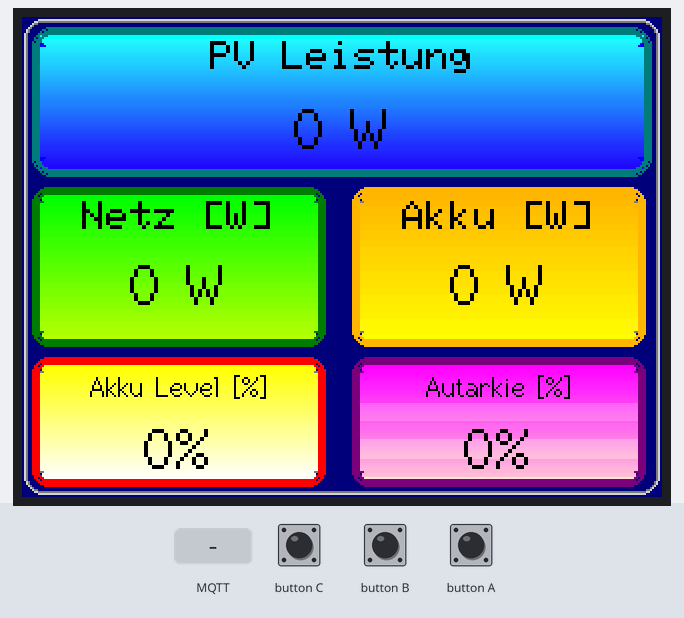
Bench run of a program on a simulated ESP32. Shown: 320×240 colour display. Inputs (shaded band) come from the test bench. WiFi joins after 1.5 s; servers stay silent unless stated; random numbers use the default seed unless the program sets one; no MQTT or app messages arrive unless stated; what the program prints to the serial monitor is not drawn.

Above: at 3.1 s.
3.2 s: MQTT message "1" arrives on the first subscribed topic
At 4.3 s:
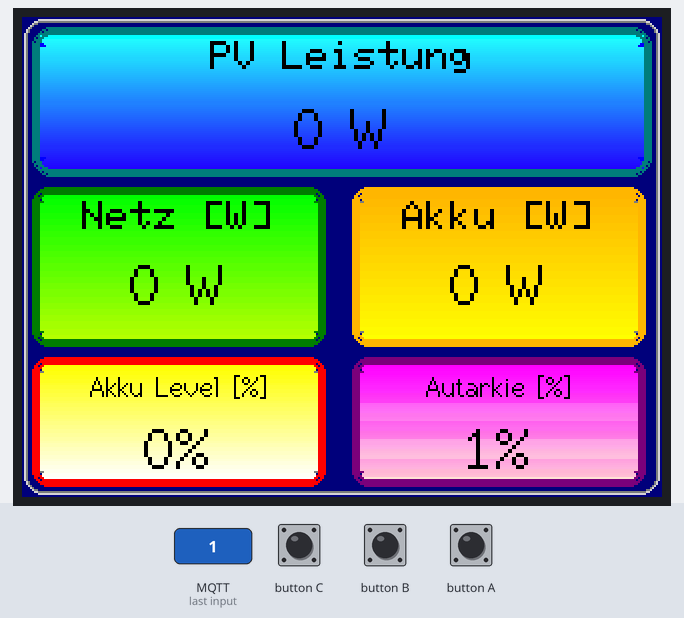
5.0 s: MQTT message "1" arrives on the second subscribed topic
At 5.6 s:
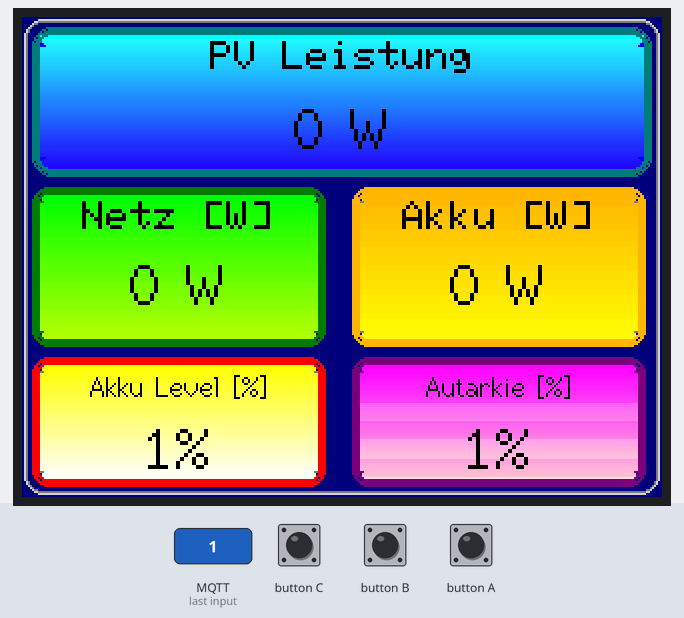
6.5 s: button C pressed for 0.15 s
At 8.0 s:
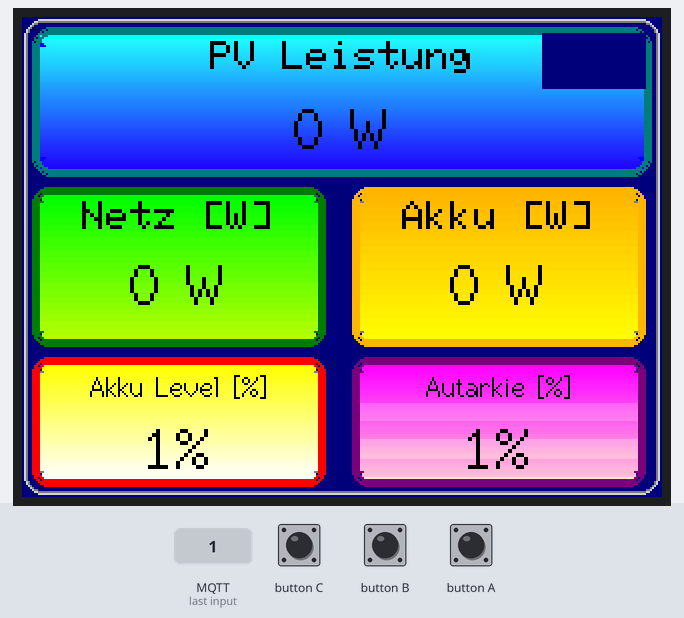
8.8 s: button B pressed for 0.15 s
At 9.4 s:
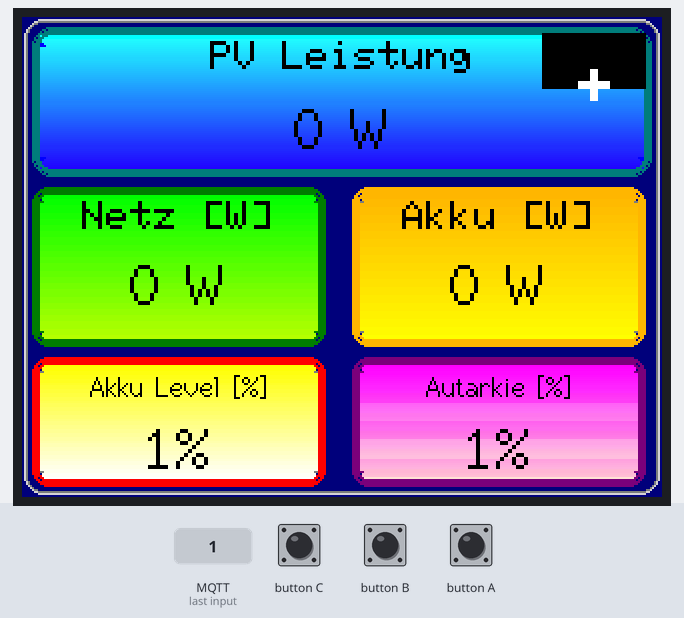
11.1 s: button A pressed for 0.15 s
At 11.7 s:
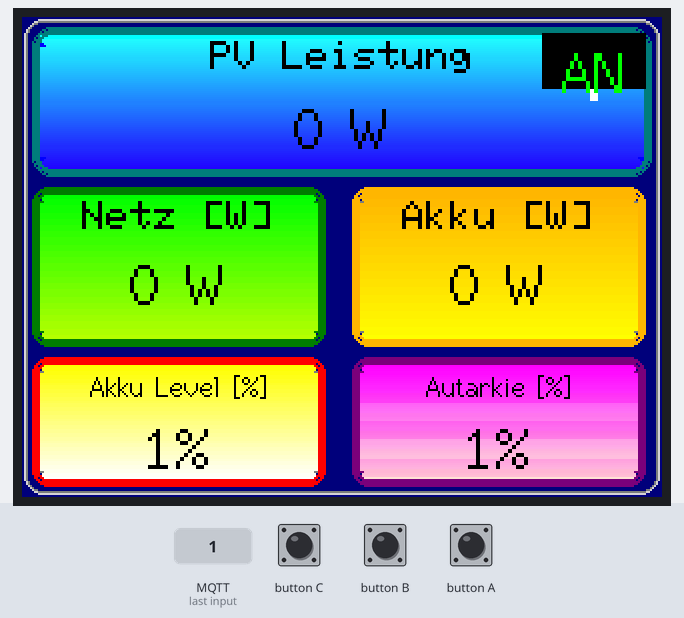
13.4 s: button A pressed for 1 s
At 13.8 s:
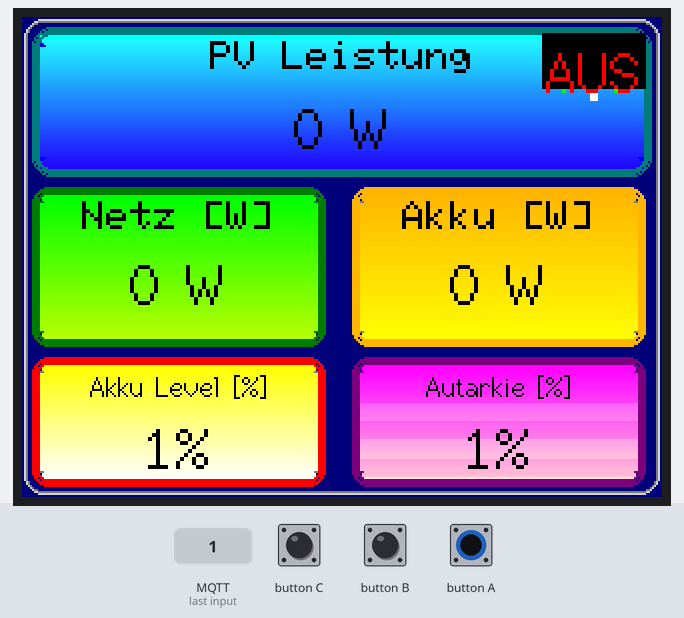
Timing chart, 0 to 16.4 s (numbered marks = the images above; inputs shaded):
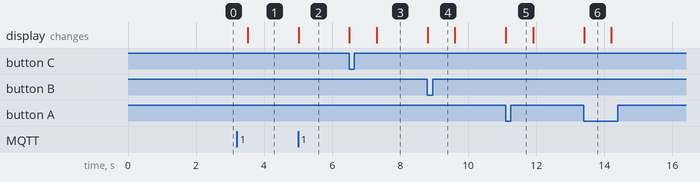

Measured:
- after the input at 3.2 s, the display: changes after 0.32 s (image 1)
- after the input at 5.0 s, the display: changes at once (image 2)
- after the input at 6.5 s, the display: first changes at once (image 3 shows a later state)
- after the input at 8.8 s, the display: changes at once (image 4)
- after the input at 11.1 s, the display: changes at once (image 5)
- after the input at 13.4 s, the display: changes at once (image 6)
- what the display in image 6 shows lasts 0.8 s, from 13.4 s to 14.2 s

The program:

main.cpp
```cpp
#include <M5Stack.h>
#include <WiFi.h>
#include <PubSubClient.h>
#include <esp_task_wdt.h>
#include <math.h>

// Debugging toggle
#define DEBUG 1
#if DEBUG
#define DEBUG_PRINT(x) Serial.print(x)
#define DEBUG_PRINTF(x, ...) Serial.printf(x, ##__VA_ARGS__)
#else
#define DEBUG_PRINT(x)
#define DEBUG_PRINTF(x, ...)
#endif

// === KONFIGURATION ===
#define WATCHDOG_TIMEOUT 5
#define WIFI_PASSWORD "96031546242323421756"
#define MQTT_SERVER "192.168.178.44"
#define MQTT_PORT 1883
#define SSID "FRITZ!Box 7590 DG"
#define UPDATE_INTERVAL 500
#define WIFI_RECONNECT_INTERVAL 30000
#define MQTT_BACKOFF_MAX 10000
#define FIELD_BUFFER_SIZE 8
#define MQTT_BUFFER_SIZE 32

// === LAMPE STEUERUNG ÜBER TASTEN ===
#define LAMP_TOPIC_ONOFF        "lampe/wohnzimmer/set"          // ioBroker: ON / OFF (retained)
#define LAMP_TOPIC_BRIGHTNESS   "lampe/wohnzimmer/brightness_set" // ioBroker: +10 oder -10

// Entprellung & Feedback
uint32_t lastBtnPress = 0;
#define BUTTON_DEBOUNCE 250  // ms

// Function prototypes
void initWifi();
void callbackMqttReceive(char* topic, byte* payload, unsigned int length);
void reconnectMQTT();
void reconnectWifi();
void updateDisplay();
void drawGrid();
void drawPVField(int value, bool forceRedraw = false);
void drawNetzField(const char* value, int intValue, bool forceRedraw = false);
void drawAkkuField(const char* value, int intValue, bool forceRedraw = false);
void drawBatteryField(const char* value, int intValue, bool forceRedraw = false);
void drawAutarkyField(const char* value, bool forceRedraw = false);
void drawFieldShadow(int x, int y, int w, int h, int radius, uint16_t shadowColor);
void drawFieldBorder(int x, int y, int w, int h, int radius, uint16_t borderColor);
void fillGradientRoundRect(int x, int y, int w, int h, int radius, uint16_t colorStart, uint16_t colorEnd);
void clearButtonFeedback();

// Global variables
WiFiClient espClient;
PubSubClient mqttClient(espClient);
char gridPower[FIELD_BUFFER_SIZE] = "0";
char generationPower[FIELD_BUFFER_SIZE] = "0";
char accuPower[FIELD_BUFFER_SIZE] = "0";
char autarkyPercent[FIELD_BUFFER_SIZE] = "0";
char batteryLevelPercent[FIELD_BUFFER_SIZE] = "0";
uint32_t updateTime = 0;
uint32_t updateTimeOld = 0;
int old_gridPower = 0;
int old_accuPower = 0;
int old_batteryLevel = 0;
int old_autarky = 0;
int old_generation = 0;
uint8_t testMode = 0;
bool lampToggleState = false;       // für Toggle-Logik von BtnA

void setup() {
    M5.begin();
    M5.Power.begin();
    Serial.begin(115200);
    M5.Lcd.fillScreen(TFT_BLACK);

    esp_task_wdt_init(WATCHDOG_TIMEOUT, true);
    esp_task_wdt_add(NULL);

    drawGrid();
    initWifi();

    mqttClient.setServer(MQTT_SERVER, MQTT_PORT);
    mqttClient.setKeepAlive(60);
    mqttClient.setCallback(callbackMqttReceive);

    DEBUG_PRINT(F("Setup complete.\n"));
    DEBUG_PRINT(F("BtnA = Lampe Ein/Aus  |  BtnB = Heller  |  BtnC = Dunkler\n"));
}

void loop() {
    esp_task_wdt_reset();
    M5.update();

    // === TESTMODE (unverändert) ===
    if (M5.BtnA.wasPressed() && millis() - lastBtnPress < 100) {
        // sehr kurzer Druck innerhalb 100ms → Testmode togglen (wie vorher)
        testMode = !testMode;
        DEBUG_PRINTF("Test mode: %s\n", testMode ? "ON" : "OFF");
    }

    // === LAMPE STEUERUNG ===
    if (millis() - lastBtnPress > BUTTON_DEBOUNCE) {
        if (M5.BtnA.wasPressed()) {
            lastBtnPress = millis();
            lampToggleState = !lampToggleState;
            const char* payload = lampToggleState ? "ON" : "OFF";
            mqttClient.publish(LAMP_TOPIC_ONOFF, payload, true); // retained
            M5.Lcd.fillRect(260, 8, 52, 28, TFT_BLACK);
            M5.Lcd.setTextColor(lampToggleState ? TFT_GREEN : TFT_RED);
            M5.Lcd.drawCentreString(lampToggleState ? "AN" : "AUS", 286, 12, 2);
        }

        if (M5.BtnB.wasPressed()) {
            lastBtnPress = millis();
            mqttClient.publish(LAMP_TOPIC_BRIGHTNESS, "+10", false);
            M5.Lcd.fillRect(260, 8, 52, 28, TFT_BLACK);
            M5.Lcd.setTextColor(TFT_WHITE);
            M5.Lcd.drawCentreString("+", 286, 10, 4);
        }

        if (M5.BtnC.wasPressed()) {
            lastBtnPress = millis();
            mqttClient.publish(LAMP_TOPIC_BRIGHTNESS, "-10", false);
            M5.Lcd.fillRect(260, 8, 52, 28, TFT_BLACK);
            M5.Lcd.setTextColor(TFT_WHITE);
            M5.Lcd.drawCentreString("-", 286, 10, 4);
        }
    }

    // Feedback nach 800 ms wieder löschen
    if (lastBtnPress != 0 && millis() - lastBtnPress > 800) {
        M5.Lcd.fillRect(260, 8, 52, 28, TFT_NAVY);
        // kein Reset von lastBtnPress nötig – wird beim nächsten Druck überschrieben
    }

    // === TESTDATEN (unverändert) ===
    if (testMode) {
        static uint32_t testTime = 0;
        if (millis() - testTime > 5000) {
            testTime = millis();
            snprintf(generationPower, FIELD_BUFFER_SIZE, "%ld", random(0, 10000));
            snprintf(gridPower, FIELD_BUFFER_SIZE, "%ld", random(-500, 1000));
            snprintf(accuPower, FIELD_BUFFER_SIZE, "%ld", random(-200, 500));
            snprintf(batteryLevelPercent, FIELD_BUFFER_SIZE, "%ld", random(20, 90));
            snprintf(autarkyPercent, FIELD_BUFFER_SIZE, "%ld", random(0, 100));
        }
    }

    reconnectWifi();
    if (WiFi.status() == WL_CONNECTED && !mqttClient.connected()) {
        reconnectMQTT();
    }
    mqttClient.loop();

    updateTime = millis();
    if (updateTime - updateTimeOld > UPDATE_INTERVAL) {
        updateTimeOld = updateTime;
        updateDisplay();
    }

    yield();
}

// === Alle deine ursprünglichen Funktionen (unverändert, nur drawPVField korrigiert + kW-Anzeige) ===

void initWifi() {
    WiFi.mode(WIFI_STA);
    WiFi.begin(SSID, WIFI_PASSWORD);

    DEBUG_PRINT(F("WiFi connecting..."));
    int attempts = 0;
    while (WiFi.status() != WL_CONNECTED && attempts < 20) {
        delay(500);
        DEBUG_PRINT(".");
        attempts++;
        esp_task_wdt_reset();
    }

    if (WiFi.status() == WL_CONNECTED) {
        DEBUG_PRINTF("\nWiFi OK: %s\n", WiFi.localIP().toString().c_str());
    } else {
        DEBUG_PRINT(F("\nWiFi fail! Restart...\n"));
        delay(5000);
        ESP.restart();
    }
}

void drawGrid() {
    M5.Lcd.fillScreen(TFT_NAVY);
    M5.Lcd.drawRoundRect(1, 1, 318, 238, 10, TFT_LIGHTGREY);
    M5.Lcd.drawRoundRect(2, 2, 316, 236, 8, TFT_DARKGREY);

    drawPVField(0, true);
    drawNetzField("0", 0, true);
    drawAkkuField("0", 0, true);
    drawBatteryField("0", 0, true);
    drawAutarkyField("0", true);
}

void drawFieldShadow(int x, int y, int w, int h, int radius, uint16_t shadowColor) {
    M5.Lcd.fillRoundRect(x + 4, y + 4, w - 8, h - 8, radius - 4, shadowColor);
}

void drawFieldBorder(int x, int y, int w, int h, int radius, uint16_t borderColor) {
    M5.Lcd.drawRoundRect(x, y, w, h, radius, borderColor);
    M5.Lcd.drawRoundRect(x + 1, y + 1, w - 2, h - 2, radius - 1, borderColor);
    M5.Lcd.drawRoundRect(x + 2, y + 2, w - 4, h - 4, radius - 2, borderColor);
    M5.Lcd.drawRoundRect(x + 3, y + 3, w - 6, h - 6, radius - 3, borderColor);
}

void fillGradientRoundRect(int x, int y, int w, int h, int radius, uint16_t colorStart, uint16_t colorEnd) {
    if (h <= 0 || w <= 0 || radius <= 0) return;

    uint8_t rStart = (colorStart >> 11) & 0x1F;
    uint8_t gStart = (colorStart >> 5) & 0x3F;
    uint8_t bStart = colorStart & 0x1F;
    uint8_t rEnd = (colorEnd >> 11) & 0x1F;
    uint8_t gEnd = (colorEnd >> 5) & 0x3F;
    uint8_t bEnd = colorEnd & 0x1F;

    radius = max(radius - 4, 0);
    int arcWidths[11];
    for (int dy = 0; dy <= radius && dy < 11; dy++) {
        arcWidths[dy] = (int)sqrt((float)(radius * radius - dy * dy));
    }

    x += 4; y += 4; w -= 8; h -= 8;

    for (int i = 0; i < h; i++) {
        float ratio = (float)i / (h - 1.0);
        uint16_t gradColor = (uint16_t)(
            ((rStart + (uint8_t)((rEnd - rStart) * ratio + 0.5f)) << 11) |
            ((gStart + (uint8_t)((gEnd - gStart) * ratio + 0.5f)) << 5) |
            (bStart + (uint8_t)((bEnd - bStart) * ratio + 0.5f))
        );

        int lineStartX, lineLen;
        if (i < radius) {
            lineStartX = x + radius - arcWidths[i];
            lineLen = w - 2 * (radius - arcWidths[i]);
        } else if (i >= h - radius) {
            int dy = h - 1 - i;
            lineStartX = x + radius - arcWidths[dy];
            lineLen = w - 2 * (radius - arcWidths[dy]);
        } else {
            lineStartX = x;
            lineLen = w;
        }

        if (lineStartX < 0) { lineLen += lineStartX; lineStartX = 0; }
        if (lineLen > 0 && lineStartX + lineLen > 320) lineLen = 320 - lineStartX;
        if (lineLen > 0) {
            M5.Lcd.drawFastHLine(lineStartX, y + i, lineLen, gradColor);
        }
    }
}

// PV-Feld jetzt mit int + kW-Anzeige
void drawPVField(int value, bool forceRedraw) {
    static int oldValue = -99999;
    if (!forceRedraw && value == oldValue) return;
    oldValue = value;

    int x = 5, y = 5, w = 310, h = 75, r = 10;
    drawFieldShadow(x, y, w, h, r, TFT_BLUE);
    fillGradientRoundRect(x, y, w, h, r, TFT_CYAN, TFT_BLUE);
    drawFieldBorder(x, y, w, h, r, TFT_DARKCYAN);

    M5.Lcd.setTextColor(TFT_BLACK);
    M5.Lcd.setTextSize(2);
    M5.Lcd.drawCentreString(F("PV Leistung"), 160, 12, 1);

    char buf[12];
    if (value >= 1000) {
        snprintf(buf, sizeof(buf), "%.1f kW", value / 1000.0f);
    } else {
        snprintf(buf, sizeof(buf), "%d W", value);
    }
    M5.Lcd.drawCentreString(buf, 160, 40, 2);
}

void drawNetzField(const char* value, int intValue, bool forceRedraw) {
    static char oldValue[FIELD_BUFFER_SIZE] = "";
    if (!forceRedraw && strcmp(value, oldValue) == 0) return;
    strncpy(oldValue, value, FIELD_BUFFER_SIZE);

    int x = 5, y = 85, w = 147, h = 80, r = 8;
    drawFieldShadow(x, y, w, h, r, TFT_DARKGREEN);
    fillGradientRoundRect(x, y, w, h, r, TFT_GREEN, TFT_GREENYELLOW);
    uint16_t border = (intValue > 500) ? TFT_RED : TFT_DARKGREEN;
    drawFieldBorder(x, y, w, h, r, border);

    M5.Lcd.setTextColor(TFT_BLACK);
    M5.Lcd.setTextSize(2);
    M5.Lcd.drawCentreString(F("Netz [W]"), 78, 92, 1);
    char buf[FIELD_BUFFER_SIZE];
    snprintf(buf, FIELD_BUFFER_SIZE, "%s W", value);
    M5.Lcd.drawCentreString(buf, 78, 118, 2);
}

void drawAkkuField(const char* value, int intValue, bool forceRedraw) {
    static char oldValue[FIELD_BUFFER_SIZE] = "";
    if (!forceRedraw && strcmp(value, oldValue) == 0) return;
    strncpy(oldValue, value, FIELD_BUFFER_SIZE);

    int x = 165, y = 85, w = 147, h = 80, r = 8;
    drawFieldShadow(x, y, w, h, r, TFT_DARKGREY);
    fillGradientRoundRect(x, y, w, h, r, TFT_ORANGE, TFT_YELLOW);
    M5.Lcd.setTextColor(TFT_BLACK);
    M5.Lcd.setTextSize(2);
    M5.Lcd.drawCentreString(F("Akku [W]"), 238, 92, 1);
    char buf[FIELD_BUFFER_SIZE];
    snprintf(buf, FIELD_BUFFER_SIZE, "%s W", value);
    M5.Lcd.drawCentreString(buf, 238, 118, 2);
    uint16_t border = (intValue > 0) ? TFT_GREEN : TFT_ORANGE;
    drawFieldBorder(x, y, w, h, r, border);
}

void drawBatteryField(const char* value, int intValue, bool forceRedraw) {
    static char oldValue[FIELD_BUFFER_SIZE] = "";
    if (!forceRedraw && strcmp(value, oldValue) == 0) return;
    strncpy(oldValue, value, FIELD_BUFFER_SIZE);

    int x = 5, y = 170, w = 147, h = 65, r = 8;
    drawFieldShadow(x, y, w, h, r, TFT_DARKGREY);
    fillGradientRoundRect(x, y, w, h, r, TFT_YELLOW, TFT_WHITE);
    uint16_t border = (intValue > 75) ? TFT_GREEN : (intValue > 25) ? TFT_YELLOW : TFT_RED;
    drawFieldBorder(x, y, w, h, r, border);

    M5.Lcd.setTextColor(TFT_BLACK);
    M5.Lcd.setTextSize(1.5);
    M5.Lcd.drawCentreString(F("Akku Level [%]"), 78, 177, 2);
    char buf[FIELD_BUFFER_SIZE];
    snprintf(buf, FIELD_BUFFER_SIZE, "%s%%", value);
    M5.Lcd.setTextSize(2);
    M5.Lcd.drawCentreString(buf, 78, 200, 2);
}

void drawAutarkyField(const char* value, bool forceRedraw) {
    static char oldValue[FIELD_BUFFER_SIZE] = "";
    if (!forceRedraw && strcmp(value, oldValue) == 0) return;
    strncpy(oldValue, value, FIELD_BUFFER_SIZE);

    int x = 165, y = 170, w = 147, h = 65, r = 8;
    drawFieldShadow(x, y, w, h, r, TFT_PURPLE);
    fillGradientRoundRect(x, y, w, h, r, TFT_MAGENTA, TFT_PINK);
    drawFieldBorder(x, y, w, h, r, TFT_PURPLE);

    M5.Lcd.setTextColor(TFT_BLACK);
    M5.Lcd.setTextSize(1.5);
    M5.Lcd.drawCentreString(F("Autarkie [%]"), 238, 177, 2);
    char buf[FIELD_BUFFER_SIZE];
    snprintf(buf, FIELD_BUFFER_SIZE, "%s%%", value);
    M5.Lcd.setTextSize(2);
    M5.Lcd.drawCentreString(buf, 238, 200, 2);
}

void updateDisplay() {
    int newGeneration = atoi(generationPower);
    int newGrid = atoi(gridPower);
    int newAccu = atoi(accuPower);
    int newBattery = atoi(batteryLevelPercent);
    int newAutarky = atoi(autarkyPercent);

    if (newGeneration != old_generation) {
        drawPVField(newGeneration);
        old_generation = newGeneration;
    }
    if (newGrid != old_gridPower) {
        drawNetzField(gridPower, newGrid);
        old_gridPower = newGrid;
    }
    if (newAccu != old_accuPower) {
        drawAkkuField(accuPower, newAccu);
        old_accuPower = newAccu;
    }
    if (newBattery != old_batteryLevel) {
        drawBatteryField(batteryLevelPercent, newBattery);
        old_batteryLevel = newBattery;
    }
    if (newAutarky != old_autarky) {
        drawAutarkyField(autarkyPercent);
        old_autarky = newAutarky;
    }
}

bool isValidNumber(const char* str) {
    if (!str || *str == '\0') return false;
    bool hasDigit = false;
    for (int i = 0; str[i]; i++) {
        char c = str[i];
        if (isdigit(c)) { hasDigit = true; continue; }
        if (c == '.' && i > 0 && str[i + 1]) continue;
        if (c == '-' && i == 0) continue;
        return false;
    }
    return hasDigit;
}

void callbackMqttReceive(char* topic, byte* payload, unsigned int length) {
    char message[MQTT_BUFFER_SIZE] = {0};
    if (length >= MQTT_BUFFER_SIZE) length = MQTT_BUFFER_SIZE - 1;
    memcpy(message, payload, length);

    DEBUG_PRINTF("MQTT %s: %s\n", topic, message);
    if (!isValidNumber(message)) {
        DEBUG_PRINT(F("Invalid payload, skipping.\n"));
        return;
    }

    struct TopicMap {
        const char* topic;
        char* target;
    } topicMap[] = {
        {"VenusData/Autarkie_heute", autarkyPercent},
        {"VenusData/Ladezustand",    batteryLevelPercent},
        {"PV/grid_powerFast",       gridPower},
        {"PV/generationPower",      generationPower},
        {"VenusData/PowerShelly",   accuPower}
    };

    for (auto& map : topicMap) {
        if (strcmp(topic, map.topic) == 0) {
            strncpy(map.target, message, FIELD_BUFFER_SIZE - 1);
            map.target[FIELD_BUFFER_SIZE - 1] = '\0';
            break;
        }
    }
}

void reconnectWifi() {
    static uint32_t lastCheck = 0;
    if (millis() - lastCheck < WIFI_RECONNECT_INTERVAL) return;
    lastCheck = millis();

    if (WiFi.status() != WL_CONNECTED) {
        DEBUG_PRINT(F("WiFi lost, reconnecting...\n"));
        WiFi.disconnect();
        WiFi.begin(SSID, WIFI_PASSWORD);

        int attempts = 0;
        while (WiFi.status() != WL_CONNECTED && attempts < 10) {
            delay(500);
            DEBUG_PRINT(".");
            attempts++;
            esp_task_wdt_reset();
        }

        if (WiFi.status() == WL_CONNECTED) {
            DEBUG_PRINTF("\nWiFi reOK: %s\n", WiFi.localIP().toString().c_str());
            drawGrid();
        } else {
            DEBUG_PRINT(F("\nWiFi reconnect fail! Restart...\n"));
            delay(5000);
            ESP.restart();
        }
    }
}

void reconnectMQTT() {
    static int backoff = 1000;
    String clientId = "M5Stack-" + WiFi.macAddress();

    int attempts = 0;
    while (!mqttClient.connected() && attempts < 3) {
        DEBUG_PRINTF("MQTT attempt %d...\n", attempts + 1);
        mqttClient.disconnect();
        delay(backoff);
        backoff = min(backoff * 2, MQTT_BACKOFF_MAX);

        if (mqttClient.connect(clientId.c_str())) {
            DEBUG_PRINT(F("MQTT connected\n"));
            const char* topics[] = {
                "VenusData/Autarkie_heute", "VenusData/Ladezustand",
                "PV/grid_powerFast", "PV/generationPower", "VenusData/PowerShelly"
            };
            for (int i = 0; i < 5; i++) mqttClient.subscribe(topics[i]);
            backoff = 1000;
            return;
        }
        DEBUG_PRINTF("MQTT fail, rc=%d\n", mqttClient.state());
        attempts++;
        esp_task_wdt_reset();
    }
    DEBUG_PRINT(F("MQTT reconnect fail! Restart...\n"));
    delay(10000);
    ESP.restart();
}
```
